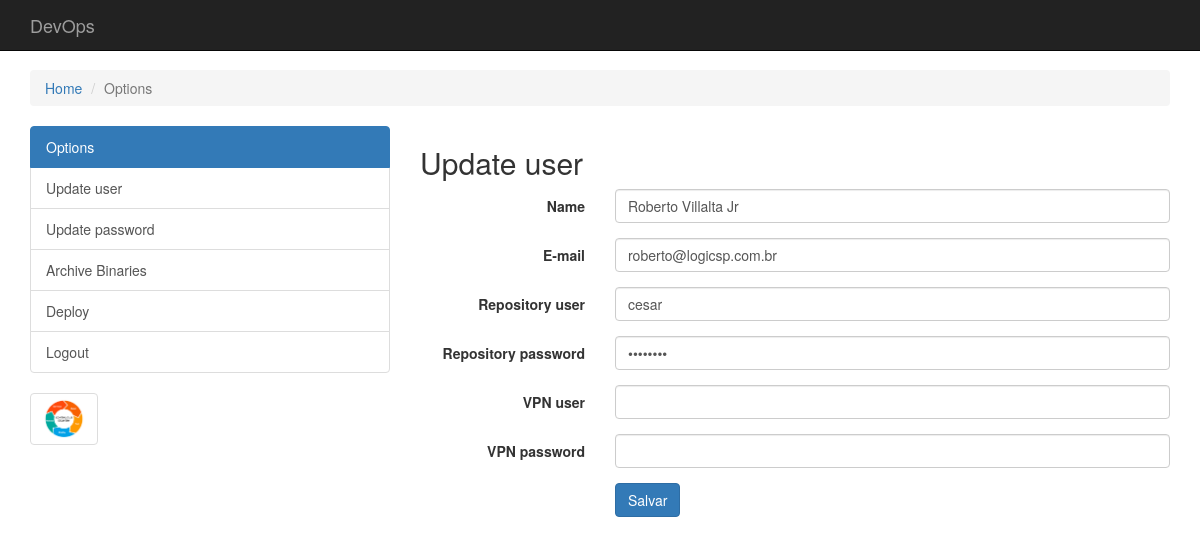
The page /update_user/ (signed in) on the database as committed earlier.
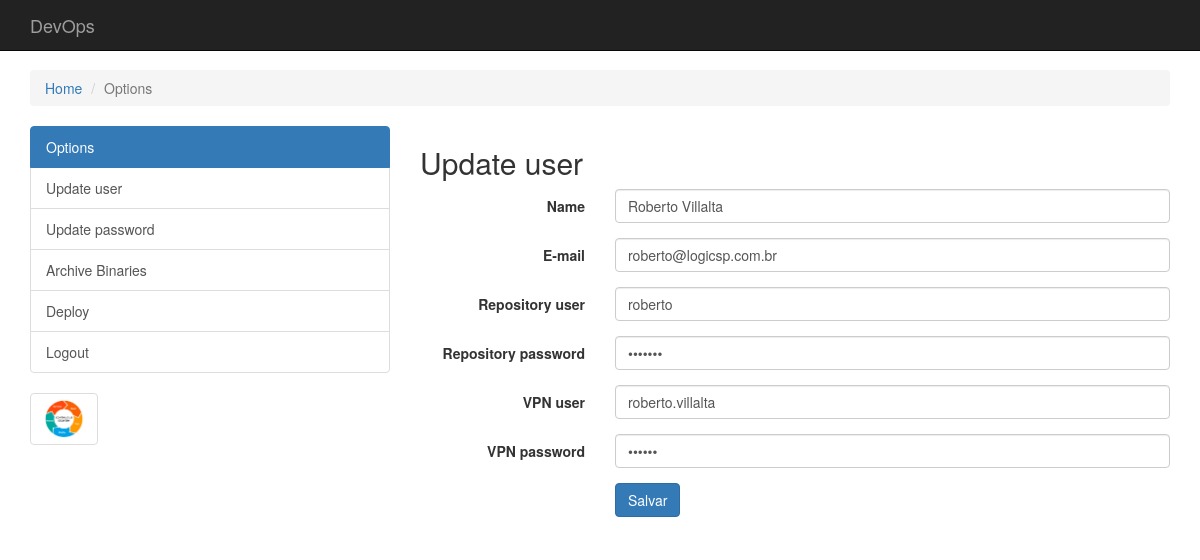
The same page on the database as committed later.
### accounts/models.py (models this page shows, shortened)
class User(AbstractBaseUser, PermissionsMixin):
    username = models.CharField(
        'Nickname / User', max_length=30, unique=True, validators=[
            validators.RegexValidator(
                re.compile('^[\w.@+-]+$'),
                'Enter a valid username.'
                'This value must contain only letters, numbers '
                'and the characters: @/./+/-/_ .'
                , 'invalid'
            )
        ], help_text='A short name that will be used to uniquely identify'
    )
    name = models.CharField('Name', max_length=100, blank=True)
    email = models.EmailField('E-mail', unique=True)
    is_staff = models.BooleanField('Team', default=False)
    is_active = models.BooleanField('Active', default=True)
    date_joined = models.DateTimeField('Entry date', auto_now_add=True)
    repository_user = models.CharField('Repository user', max_length=100, blank=True)
    repository_password = models.CharField('Repository password', max_length=100, blank=True)
    vpn_user = models.CharField('VPN user', max_length=100, blank=True)
    vpn_password = models.CharField('VPN password', max_length=100, blank=True)
    USERNAME_FIELD = 'username'
    REQUIRED_FIELDS = ['email']
    objects = UserManager()
    class Meta:
        verbose_name = 'User'
        verbose_name_plural = 'Users'

### accounts/views.py (the view)
class UpdateUserView(LoginRequiredMixin, UpdateView):
    model = User
    template_name = 'accounts/update_user.html'
    fields = ['name', 'email', 'repository_user', 'repository_password', 'vpn_user', 'vpn_password']
    success_url = reverse_lazy('accounts:index')
    def get_object(self):
        return self.request.user
    def get_form(self, form_class=None):
        form = super(UpdateUserView, self).get_form(form_class)
        form.fields['repository_password'].widget = forms.PasswordInput(render_value=True)
        form.fields['vpn_password'].widget = forms.PasswordInput(render_value=True)
        return form

### accounts/templates/accounts/update_user.html (shortened to what this page needs)
{% extends "accounts/index.html" %}
{% load widget_tweaks %}
{% block accounts_container %}
    <h2>Update user</h2>
    <form class="form-horizontal" action="" method="post">
        <fieldset>
            {% for field in form %}
            <div class="form-group{% if field.errors %} has-error{% endif %}">
              <label for="{{ field.auto_id }}" class="col-md-3 control-label">{{ field.label }}</label>
              <div class="col-md-9">
                {% render_field field class='form-control' %}
              </div>
            </div>
            {% endfor %}
            <div class="form-group">
              <div class="col-md-9 col-md-offset-3">
                <button type="submit" class="btn btn-primary">Salvar</button>
              </div>
            </div>
        </fieldset>
    </form>
{% endblock %}

Rows that differ between the two databases and show on the page:
changed User "roberto@logicsp.com.br": name "Roberto Villalta Jr" → "Roberto Villalta"; repository_user "cesar" → "roberto"; vpn_user (not shown) → "roberto.villalta"
